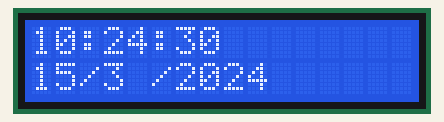
A sketch run on a simulated Arduino Uno, built with avr-gcc and run on an emulated ATmega328P. Shown: 16×2 character LCD. The local clock reads 2024-03-15 10:24:30 at power-on unless the sketch sets it.

Above: at 0.1 s.
At 4.2 s:
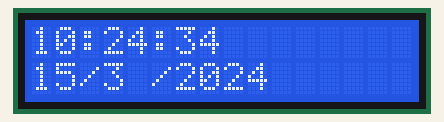
At 9.3 s:
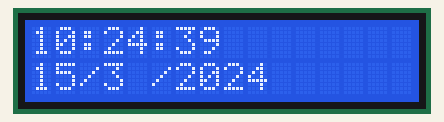
At 19.4 s:
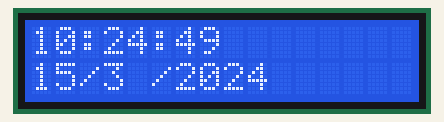
At 28.6 s:
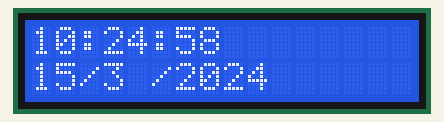
At 38.7 s:
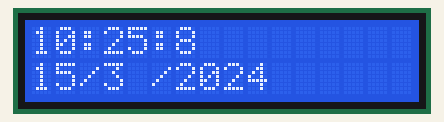

The sketch:

sketch_jul12a.ino
```cpp
#include <LiquidCrystal.h>
#include <DS3232RTC.h>

LiquidCrystal lcd(2, 3, 4, 5, 6, 7);

void setup() {
  lcd.begin(16, 2);
  Serial.begin(9600);
  setSyncProvider(RTC.get);
}

void loop() {
  int d = day();
  int m = month();
  int y = year();
  int h = hour();
  int mi = minute();
  int s = second();
  lcd.home();
  lcd.clear();

  lcd.setCursor(0, 0);
  lcd.print(h);

  lcd.setCursor(2, 0);
  lcd.print(":");


  lcd.setCursor(3, 0);
  lcd.print(mi);


  lcd.setCursor(5, 0);
  lcd.print(":");


  lcd.setCursor(6, 0);
  lcd.print(s);


  lcd.setCursor(0, 1);
  lcd.print(d);


  lcd.setCursor(2, 1);
  lcd.print("/");


  lcd.setCursor(3, 1);
  lcd.print(m);


  lcd.setCursor(5, 1);
  lcd.print("/");


  lcd.setCursor(6, 1);
  lcd.print(y);
  delay(1000);
  lcd.clear();

  //  lcd.print("Arduino"); // Prints "Arduino" on the LCD
  //  delay(3000); // 3 seconds delay
  //  lcd.setCursor(2, 1); // Sets the location at which subsequent text written to the LCD will be displayed
  //  lcd.print("LCD Tutorial");
  //  delay(3000);
  //  lcd.clear(); // Clears the display
  //  lcd.blink(); //Displays the blinking LCD cursor
  //  delay(4000);
  //  lcd.setCursor(7, 1);
  //  delay(3000);
  //  lcd.noBlink(); // Turns off the blinking LCD cursor
  //  lcd.cursor(); // Displays an underscore (line) at the position to which the next character will be written
  //  delay(4000);
  //  lcd.noCursor(); // Hides the LCD cursor
  //  lcd.clear(); // Clears the LCD screen
}
```

Measured:
- what the display in image 1 shows lasts 1.0 s, from 4.1 s to 5.1 s
